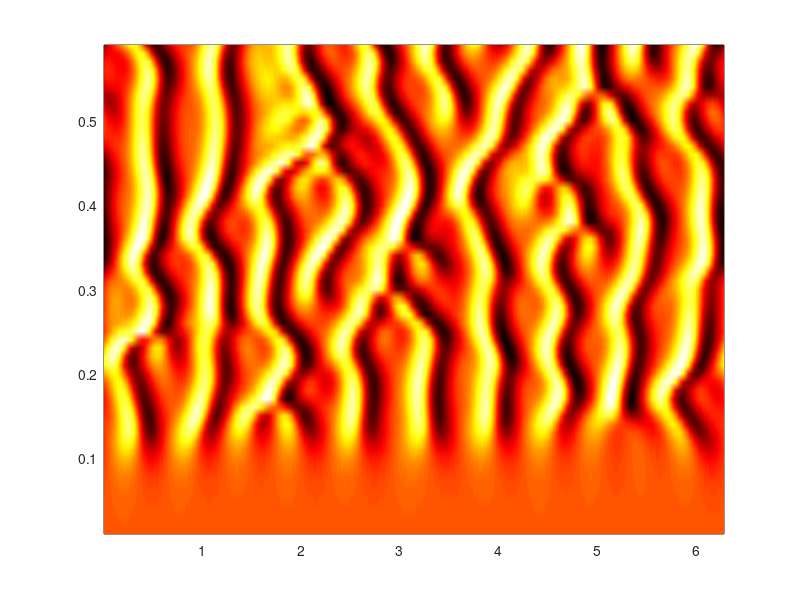
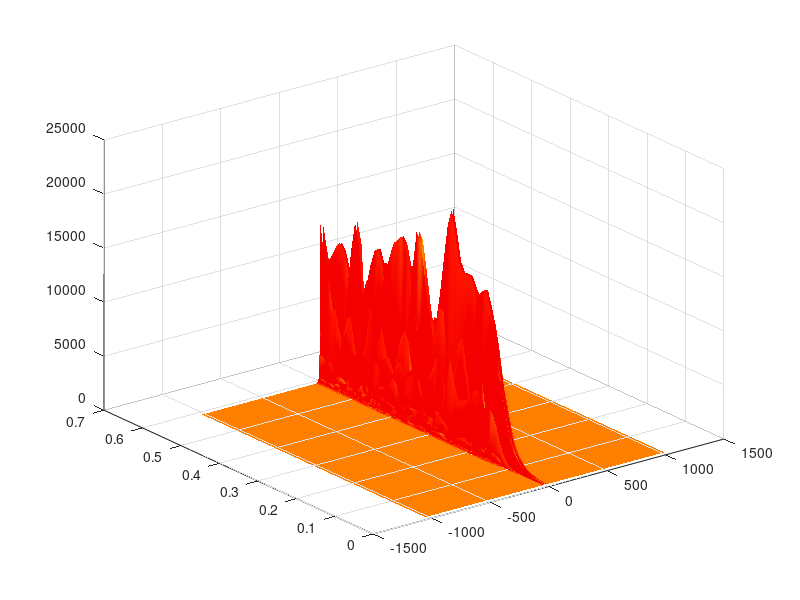
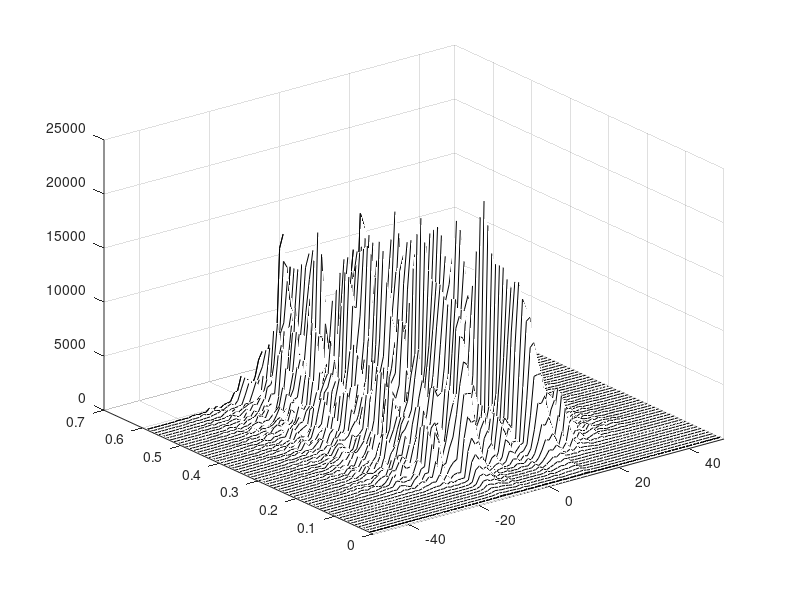

MATLAB code for these plots, in order: (Note: this script raises an error after producing the figures.)
clear all; close all; clc

N = 2048;
x = 2*pi*(1:N)'/N;
u=randn(N,1);
v = fft(u);

nu=0.005;

% % % % % %
%Spatial grid and initial condition:
h = 0.01; 
k = [0:N/2-1 0 -N/2+1:-1]';
L = k.^2 - nu*k.^4; %% added the 4* for my specif
E = exp(h*L); E2 = exp(h*L/2);
M = 16;
r = exp(1i*pi*((1:M)-.5)/M);
LR = h*L(:,ones(M,1)) + r(ones(N,1),:);
Q = h*real(mean( (exp(LR/2)-1)./LR ,2));
f1 = h*real(mean( (-4-LR+exp(LR).*(4-3*LR+LR.^2))./LR.^3 , 2) );
f2 = h*real(mean( (2+LR+exp(LR).*(-2+LR))./LR.^3 ,2));
f3 = h*real(mean( (-4-3*LR-LR.^2+exp(LR).*(4-LR))./LR.^3 ,2));

% Main time-stepping loop:
uu = u; tt = 0;
tmax = 10; nmax = round(tmax/h); nplt = floor((tmax/1000)/h); g = -0.5i*k;
tt = zeros(1,nmax);


for n = 1:nmax
    t = n*h;
    Nv = g.*fft(real(ifft(v)).^2);
    a = E2.*v + Q.*Nv;
    Na = g.*fft(real(ifft(a)).^2); 
    b = E2.*v + Q.*Na;
    Nb = g.*fft(real(ifft(b)).^2);
    c = E2.*a + Q.*(2*Nb-Nv);
    Nc = g.*fft(real(ifft(c)).^2);
    v = E.*v + Nv.*f1 + 2*(Na+Nb).*f2 + Nc.*f3;     
    if mod(n,nplt)==0
        n;
        u = real(ifft(v));
        uu(:,n) = u; 
        tt(n) = t;
    end
end

cutoff = tt > 0;
cutoff = cutoff & tt<0.6;

pcolor(x,tt(cutoff),uu(:,cutoff).'),shading interp, colormap(hot), %view(15,50)
tsave = tt(cutoff);
xsave = x/(2*pi);
dt = h;
dx = 1/N;
usave = uu(:,cutoff).';

%%
uu2=uu(:,cutoff); [mm,nn]=size(uu2);
for j=1:nn
    uut(:,j)=abs(fftshift(fft(uu2(:,j))));
end
k=[0:N/2-1 -N/2:-1].';
ks=fftshift(k);
figure(4)
surfl(ks,tt(cutoff),(uut(:,cutoff).')),shading interp, colormap(hot), %view(15,50)
figure(5)
waterfall(ks,tt(cutoff),(uut(:,cutoff).')), colormap([0 0 0])
set(gca,'Xlim',[-50 50])

%% train NN

input=uu2(:,1:end-1)';

output=uu2(:,2:end)';

net = feedforwardnet([10 10 10 10]);
net1.layers{1}.transferFcn='logsig';
 net1.layers{2}.transferFcn='logsig';
 net1.layers{3}.transferFcn='logsig';
net.layers{4}.transferFcn = 'purelin';
net = train(net,input.',output.');

save workspace

%% noisy data and net NN
uu2_old=uu2;

N = 2048;
x = 2*pi*(1:N)'/N;
u=randn(N,1);
v = fft(u);

nu=0.005;

% % % % % %
%Spatial grid and initial condition:
h = 0.01; 
k = [0:N/2-1 0 -N/2+1:-1]';
L = k.^2 - nu*k.^4; %% added the 4* for my specif
E = exp(h*L); E2 = exp(h*L/2);
M = 16;
r = exp(1i*pi*((1:M)-.5)/M);
LR = h*L(:,ones(M,1)) + r(ones(N,1),:);
Q = h*real(mean( (exp(LR/2)-1)./LR ,2));
f1 = h*real(mean( (-4-LR+exp(LR).*(4-3*LR+LR.^2))./LR.^3 , 2) );
f2 = h*real(mean( (2+LR+exp(LR).*(-2+LR))./LR.^3 ,2));
f3 = h*real(mean( (-4-3*LR-LR.^2+exp(LR).*(4-LR))./LR.^3 ,2));

% Main time-stepping loop:
uu = u; tt = 0;
tmax = 10; nmax = round(tmax/h); nplt = floor((tmax/1000)/h); g = -0.5i*k;
tt = zeros(1,nmax);

for n = 1:nmax
    t = n*h;
    Nv = g.*fft(real(ifft(v)).^2);
    a = E2.*v + Q.*Nv;
    Na = g.*fft(real(ifft(a)).^2); 
    b = E2.*v + Q.*Na;
    Nb = g.*fft(real(ifft(b)).^2);
    c = E2.*a + Q.*(2*Nb-Nv);
    Nc = g.*fft(real(ifft(c)).^2);
    v = E.*v + Nv.*f1 + 2*(Na+Nb).*f2 + Nc.*f3;     
    if mod(n,nplt)==0
        n;
        u = real(ifft(v));
        uu(:,n) = u; 
        tt(n) = t;
    end
end



cutoff = tt > 0;
cutoff = cutoff & tt<0.6;

tsave = tt(cutoff);
xsave = x/(2*pi);
dt = h;
dx = 1/N;
usave = uu(:,cutoff).';


uu2=uu(:,cutoff); [mm,nn]=size(uu2);
for j=1:nn
    uut(:,j)=abs(fftshift(fft(uu2(:,j))));
end
k=[0:N/2-1 -N/2:-1].';
ks=fftshift(k);
figure(4)
surfl(ks,tt(cutoff),(uut(:,cutoff).')),shading interp, colormap(hot), %view(15,50)
figure(5)
waterfall(ks,tt(cutoff),(uut(:,cutoff).')), colormap([0 0 0])
set(gca,'Xlim',[-50 50])

x0=uu2(:,1);
ynn(:,1)=x0;
for jj=2:size(uu2,2)
    y0=net(x0);
    ynn(:,jj)=y0; x0=y0;
end

uu2_new=uu2;

figure;
pcolor(x,tt(cutoff),uu2_old(:,cutoff).'),shading interp, colormap(hot), %view(15,50)
xlabel('space')
ylabel('time')
colorbar
figure;
pcolor(x,tt(cutoff),uu2_new(:,cutoff).'),shading interp, colormap(hot), %view(15,50)
xlabel('space')
ylabel('time')
colorbar
figure;
pcolor(x,tt(cutoff),ynn(:,cutoff).'),shading interp, colormap(hot), %view(15,50)
xlabel('space')
ylabel('time')
colorbar
x0=uu2_old(:,1);
ynn(:,1)=x0;
for jj=2:size(uu2,2)
    y0=net(x0);
    ynn(:,jj)=y0; x0=y0;
end
figure;
pcolor(x,tt(cutoff),ynn(:,cutoff).'),shading interp, colormap(hot), %view(15,50)
xlabel('space')
ylabel('time')
colorbar
